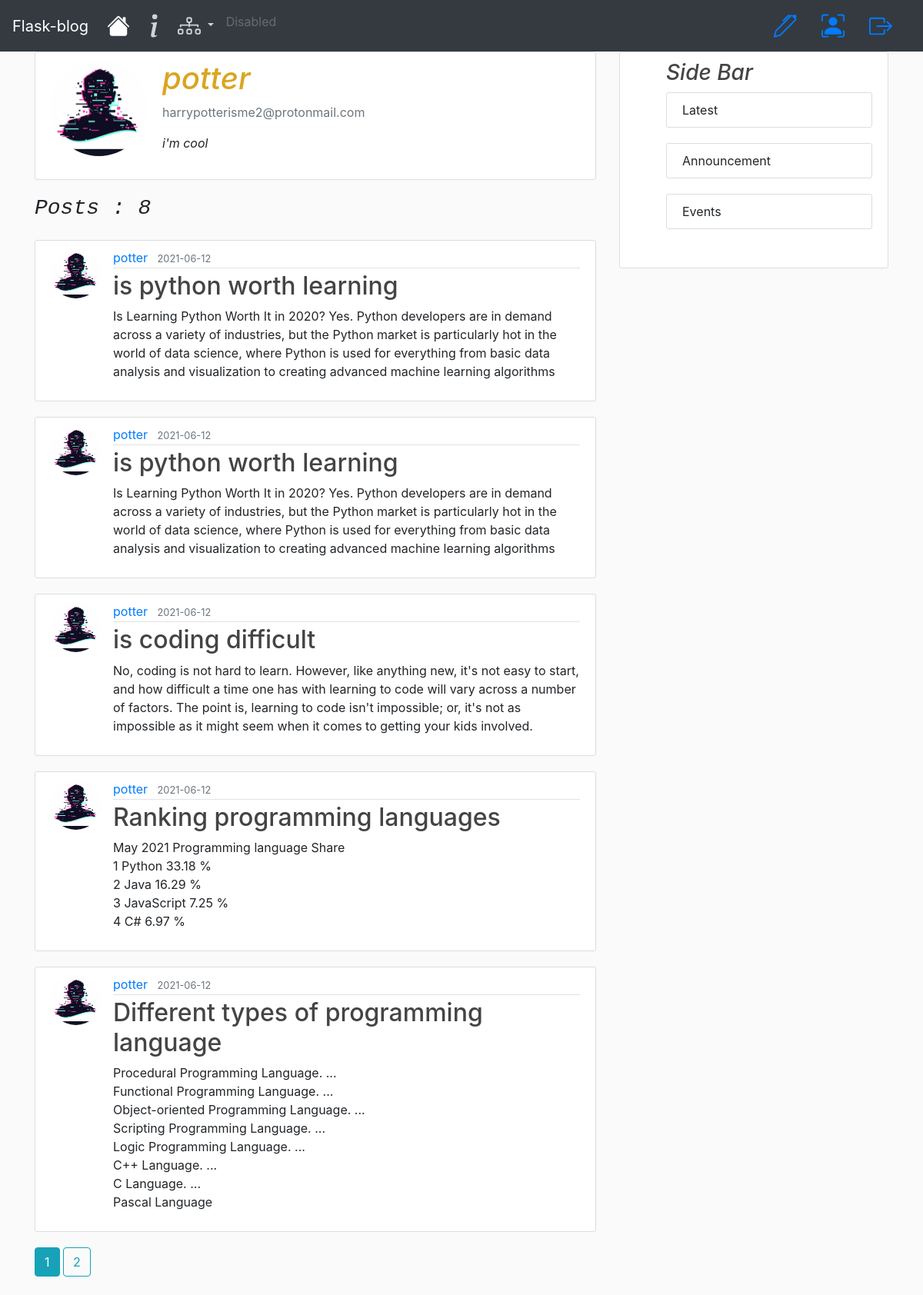
The app's page /account/potter (signed in) with its own data.
### flask_blog/models.py (models this page shows, shortened)
class User(db.Model, UserMixin):
    id = db.Column(db.Integer, primary_key=True)
    username = db.Column(db.String(20), unique=True, nullable=False)
    email = db.Column(db.String(120), unique=True, nullable=False)
    image_file = db.Column(db.String(20), nullable=False, default='default.png')
    password = db.Column(db.String(60), nullable=False)
    posts = db.relationship('Post', backref='author', lazy=False)

class Post(db.Model):
    id = db.Column(db.Integer, primary_key=True)
    title = db.Column(db.String(100), nullable=False)
    date_posted = db.Column(db.DateTime, nullable=False, default=datetime.utcnow)
    content = db.Column(db.Text, nullable=False)
    user_id = db.Column(db.Integer, db.ForeignKey('user.id'), nullable=False)

### flask_blog/users/routes.py (the view)
@users.route('/account/<string:username>', methods=['GET', 'POST'])
@login_required
def account(username):
    posts, user = user_posts(username)
    form = UpdateAccountForm()
    if form.validate_on_submit():
        current_user.username = form.username.data
        current_user.email = form.email.data
        if form.picture.data:
            picture_file = save_picture(form.picture.data)
            current_user.image_file = picture_file
        db.session.commit()
        flash('your account has been updated!', 'success')
        return redirect(url_for('users.account',
            username=current_user.username))
    elif request.method == 'GET':
        form.username.data = current_user.username
        form.email.data = current_user.email
    image_file = url_for('static',
     filename='profile_pics/' + user.image_file)
    return render_template('account.html', title='account',
         image_file=image_file, form=form, posts=posts, user=user)

### flask_blog/models.py (called while the page is built)
@login_manager.user_loader
def load_user(user_id):
    return User.query.get(int(user_id))

### flask_blog/users/routes.py (called while the page is built)
def user_posts(username):
    page = request.args.get('page', 1, type=int)
    user = User.query.filter_by(username=username).first_or_404()
    posts = Post.query.filter_by(author=user)\
        .order_by(Post.date_posted.desc())\
        .paginate(page=page, per_page=5)
    return (posts, user)

### flask_blog/templates/account.html (shortened to what this page needs)
{% extends 'layout.html' %}
{% block content %}
	<div class="content-section">
		<div class="media">
			<img class="rounded-circle account-img" src="{{ image_file }}">
			<div class="media-body">
				<h2 class="account-heading"><em style="color: goldenrod;">{{ user.username }}</em></h2>
				<p class="text-secondary">{{ user.email }}</p>
				<p><em>i'm cool</em></p>
			</div>
		</div>
	</div>
	<h2 class="mb-4"><em><pre>Posts : {{ posts.total }}</pre></em></h2>
	{% for post in posts.items %}
		<article class="media content-section">
			<img class="rounded-circle article-img" src="{{ url_for('static', filename='profile_pics/'+ post.author.image_file) }}">
			<div class="media-body">
				<div class="article-metadata">
					<a href="#" class="mr-2">{{post.author.username}}</a>
					<small class='text-muted'>{{post.date_posted.strftime('%Y-%m-%d')}}</small>
				</div>
				<h2><a class="article-title" href="{{ url_for('posts.post', post_id=post.id) }}">{{post.title}}</a></h2>
				<p class="article-content">{{post.content}}</p>
			</div>
		</article>
	{% endfor %}
	{% for page_num in posts.iter_pages(left_edge=1, right_edge=1, left_current=1, right_current=2) %}
		{% if page_num %}
			{% if posts.page == page_num %}
				<a class="btn btn-info mb-4" href="{{url_for('users.account', username=user.username, page=page_num)}}">{{ page_num }}</a>
			{% else %}
				<a class="btn btn-outline-info mb-4" href="{{url_for('users.account',username=user.username,  page=page_num)}}">{{ page_num }}</a>
			{% endif %}
		{% else %}
			...
		{% endif %}
	{% endfor %}
{% endblock content %}

### flask_blog/static/main.css (style rules this page uses)
body { background: #fafafa;, color: #333333; margin-top: 5 rem; }
h1,h2,h3,h4,h5,h6 { color: #444444; }
.content-section { background: #ffffff; padding: 10px 20px; border: 1px solid #dddddd; border-radius: 3px; margin-bottom: 20px; }
.article-title { color: #444444; }
.article-content { white-space: pre-line; }
.article-img { height: 65px; width: 65px; margin-right: 16px; }
.article-metadata { padding-bottom: 1px; margin-bottom: 4px; border-bottom: 1px solid #e3e3e3; }
.account-img { height: 125px; width: 125px; margin-right: 20px; margin-bottom: 20px; }
.account-heading { font-size: 2.5rem; }

### records on screen
User: username "potter", email "harrypotterisme2@protonmail.com"
Post: image_file (placeholder picture), author.username "potter", date_posted "2021-06-12", title "is python worth learning", content "Is Learning Python Worth It in 2020? Yes. Python developers are in demand across a variety of industries, but the Python market is particularly hot in the world of data science, where Python is used for everything from basic data analysis and visualization to creating advanced machine learning algorithms"
Post: image_file (placeholder picture), author.username "potter", date_posted "2021-06-12", title "is python worth learning", content "Is Learning Python Worth It in 2020? Yes. Python developers are in demand across a variety of industries, but the Python market is particularly hot in the world of data science, where Python is used for everything from basic data analysis and visualization to creating advanced machine learning algorithms"
Post: image_file (placeholder picture), author.username "potter", date_posted "2021-06-12", title "is coding difficult", content "No, coding is not hard to learn. However, like anything new, it's not easy to start, and how difficult a time one has with learning to code will vary across a number of factors. The point is, learning to code isn't impossible; or, it's not as impossible as it might seem when it comes to getting your kids involved."
Post: image_file (placeholder picture), author.username "potter", date_posted "2021-06-12", title "Ranking programming languages", content "May 2021 Programming language Share 1 Python 33.18 % 2 Java 16.29 % 3 JavaScript 7.25 % 4 C# 6.97 %"
Post: image_file (placeholder picture), author.username "potter", date_posted "2021-06-12", title "Different types of programming language", content "Procedural Programming Language. ... Functional Programming Language. ... Object-oriented Programming Language. ... Scripting Programming Language. ... Logic Programming Language. ... C++ Language. ... C Language. ... Pascal Language"

### other values on screen
{{ posts.total }} "8"
{{ page_num }} "1"
{{ page_num }} "2"
